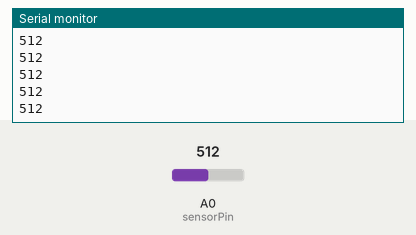
A sketch run on a simulated Arduino Uno, built with avr-gcc and run on an emulated ATmega328P. On the bench: the last lines printed to the serial monitor. The inputs (shaded band) are chosen by the test bench; at power-on: A0 (sensorPin) = 512.

Above: at 1.2 s.
1.3 s: A0 (sensorPin) set to 716
At 2.2 s:
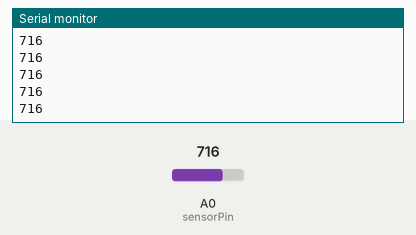
2.8 s: A0 (sensorPin) set to 900
At 3.6 s:
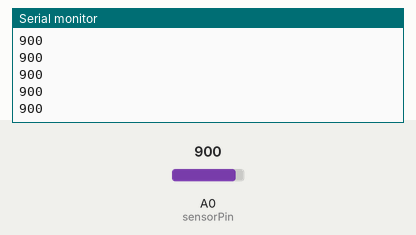
Timing chart, 0 to 5.8 s (numbered marks = the images above; inputs shaded):
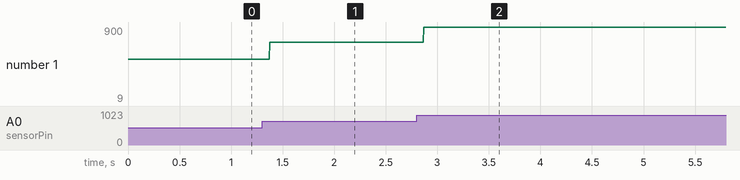

The sketch:

sketch_jan31b.ino
```cpp
int sensorPin = A0;

void setup() {
  // put your setup code here, to run once:
  Serial.begin(9400);
}

void loop() {
  // put your main code here, to run repeatedly:

  int sensorValue = analogRead(sensorPin);
  Serial.println(sensorValue); // log value
}
```

Measured:
- after the input at 1.3 s, the serial monitor: prints a new line after 0.07 s (image 1)
- after the input at 2.8 s, the serial monitor: prints a new line after 0.07 s (image 2)
- plotted number 1: 512 → 716 after the input at 1.3 s, 716 → 9 after the input at 2.8 s
